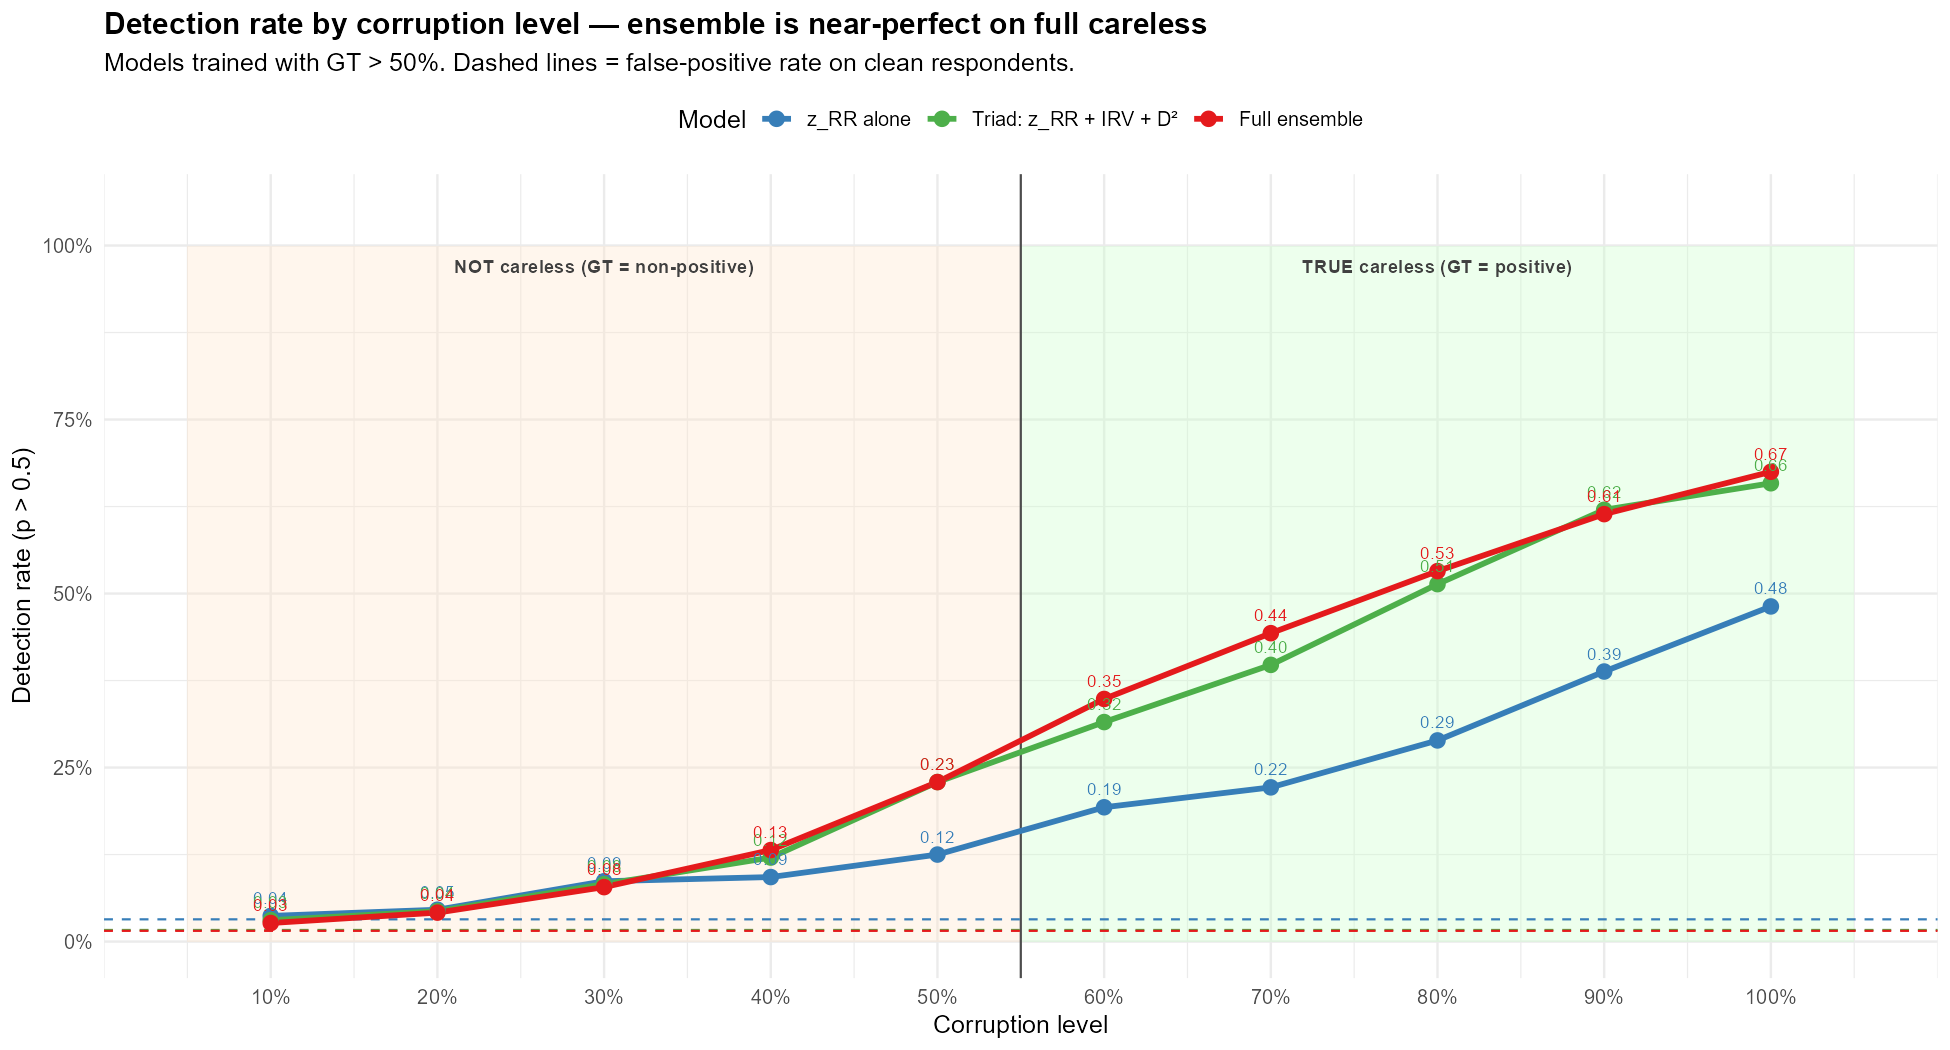

Write the R code that produced this figure.
# Sensitivity (detection rate) per corruption level using the ensemble
# trained once with the default GT > 50% cutoff.

suppressPackageStartupMessages({
  library(dplyr); library(ggplot2); library(tidyr)
})

df <- read.csv("sim_ensemble_scores.csv", stringsAsFactors = FALSE)
df$gt_careless <- (df$pattern != "clean") & (df$corruption > 0.50)

set.seed(42)
folds <- sample(seq_len(5), nrow(df), replace = TRUE)

# Train three models on the default GT=50% labeling
train_cv <- function(formula_str) {
  preds <- numeric(nrow(df))
  for (f in unique(folds)) {
    tr <- folds != f; te <- folds == f
    mod <- glm(as.formula(formula_str), data = df[tr, ], family = binomial)
    preds[te] <- predict(mod, newdata = df[te, ], type = "response")
  }
  preds
}

df$pred_zrr      <- train_cv("gt_careless ~ z_rr")
df$pred_triad    <- train_cv("gt_careless ~ z_rr + irv + d2")
df$pred_ensemble <- train_cv("gt_careless ~ z_rr + irv + longstring + d2 + person_tot")

# Bin corruption into decimi, compute detection rate per bucket for each model
df <- df %>%
  mutate(corruption_bin = ifelse(pattern == "clean", "clean",
                                  sprintf("%d%%", round(corruption * 10) * 10)))

detect_by_bucket <- df %>%
  group_by(pattern, corruption_bin) %>%
  summarise(
    n = n(),
    rate_zrr      = mean(pred_zrr      > 0.5),
    rate_triad    = mean(pred_triad    > 0.5),
    rate_ensemble = mean(pred_ensemble > 0.5),
    .groups = "drop"
  )

cat("=== Detection rate per (pattern, corruption bucket) ===\n")
print(as.data.frame(detect_by_bucket), row.names = FALSE)

# Overall by corruption level (ignoring pattern), for careless-only respondents
by_level <- df %>%
  filter(pattern != "clean") %>%
  mutate(corruption_bin10 = round(corruption * 10) / 10) %>%
  group_by(corruption_bin10) %>%
  summarise(
    n = n(),
    rate_zrr      = mean(pred_zrr > 0.5),
    rate_triad    = mean(pred_triad > 0.5),
    rate_ensemble = mean(pred_ensemble > 0.5),
    .groups = "drop"
  )

fpr_clean <- df %>% filter(pattern == "clean") %>%
  summarise(
    fpr_zrr      = mean(pred_zrr > 0.5),
    fpr_triad    = mean(pred_triad > 0.5),
    fpr_ensemble = mean(pred_ensemble > 0.5)
  )

cat("\n=== Detection rate by overall corruption level ===\n")
print(as.data.frame(by_level), row.names = FALSE)

cat("\n=== FPR on clean ===\n")
print(fpr_clean)

# Plot
plot_df <- by_level %>%
  pivot_longer(cols = starts_with("rate_"),
               names_to = "model", values_to = "rate") %>%
  mutate(model = recode(model,
                        "rate_zrr"      = "z_RR alone",
                        "rate_triad"    = "Triad: z_RR + IRV + D²",
                        "rate_ensemble" = "Full ensemble"),
         model = factor(model, levels = c("z_RR alone",
                                           "Triad: z_RR + IRV + D²",
                                           "Full ensemble")))

fpr_df <- data.frame(
  model = c("z_RR alone", "Triad: z_RR + IRV + D²", "Full ensemble"),
  fpr   = c(fpr_clean$fpr_zrr, fpr_clean$fpr_triad, fpr_clean$fpr_ensemble)
)

p <- ggplot(plot_df, aes(x = corruption_bin10, y = rate,
                         color = model, group = model)) +
  annotate("rect", xmin = 0.55, xmax = 1.05, ymin = 0, ymax = 1,
           fill = "#ccffcc", alpha = 0.35) +
  annotate("rect", xmin = 0.05, xmax = 0.55, ymin = 0, ymax = 1,
           fill = "#ffe6cc", alpha = 0.35) +
  geom_vline(xintercept = 0.55, color = "grey30", linewidth = 0.5) +
  geom_hline(data = fpr_df, aes(yintercept = fpr, color = model),
             linetype = "dashed", linewidth = 0.5, show.legend = FALSE) +
  annotate("text", x = 0.30, y = 0.97,
           label = "NOT careless (GT = non-positive)",
           size = 3.2, color = "grey25", fontface = "bold") +
  annotate("text", x = 0.80, y = 0.97,
           label = "TRUE careless (GT = positive)",
           size = 3.2, color = "grey25", fontface = "bold") +
  geom_line(linewidth = 1.3) +
  geom_point(size = 3) +
  geom_text(aes(label = sprintf("%.2f", rate)),
            vjust = -1.0, size = 3, show.legend = FALSE) +
  scale_color_manual(values = c("z_RR alone" = "#377eb8",
                                 "Triad: z_RR + IRV + D²" = "#4daf4a",
                                 "Full ensemble" = "#e41a1c"),
                     name = "Model") +
  scale_x_continuous(breaks = seq(0.1, 1.0, 0.1),
                     labels = scales::percent_format(accuracy = 1)) +
  scale_y_continuous(limits = c(0, 1.05),
                     labels = scales::percent_format(accuracy = 1)) +
  labs(
    title = "Detection rate by corruption level — ensemble is near-perfect on full careless",
    subtitle = "Models trained with GT > 50%. Dashed lines = false-positive rate on clean respondents.",
    x = "Corruption level",
    y = "Detection rate (p > 0.5)"
  ) +
  theme_minimal(base_size = 12) +
  theme(legend.position = "top",
        plot.title = element_text(face = "bold"))

ggsave("plot_sens_by_corruption.png", p,
       width = 13, height = 7, dpi = 150, bg = "white")
cat("\nSaved: plot_sens_by_corruption.png\n")
